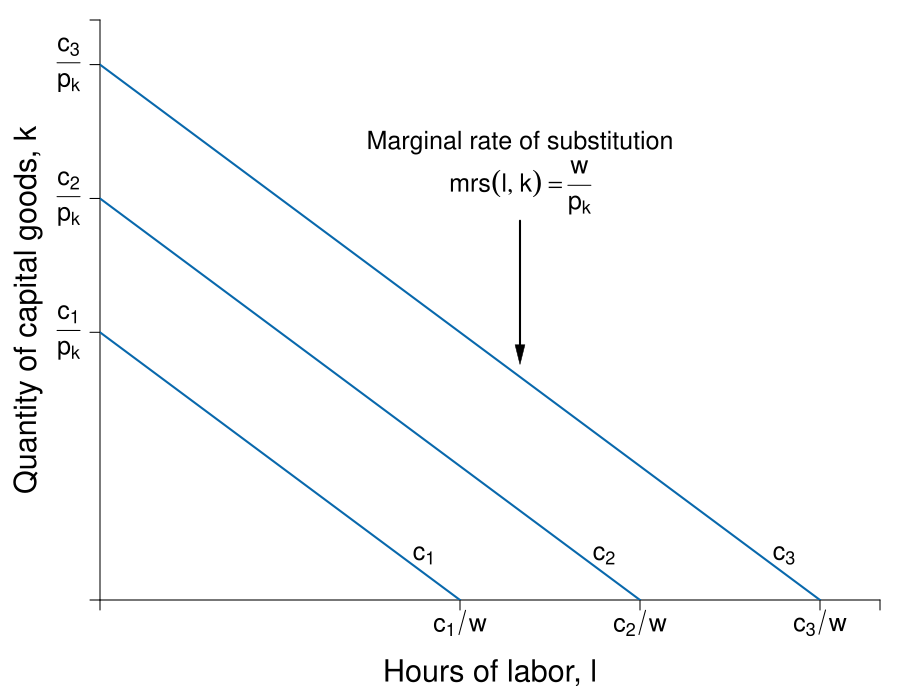

The script that saved this image:
require(shape)
pdf(file = "specprodexch/isocost_map.pdf", width = 9, height = 7)

#Set parameters for graphics
pointsize <- 1.8
axislabelsize <- 1.8
labelsize <- 1.5
namesize <- 1.8
annotatesize <- 1.5
graphlinewidth <- 2
segmentlinewidth <- 1.5

COL <- c("#7fc97f", "#beaed4", "#fdc086", "#ffff99", "#386cb0", "#f0027f", "#bf5b17", "#666666")
COLA <- c("#99d8c9","#66c2a4","#41ae76", "#238b45", "#005824")
COLB <- c("#4eb3d3", "#2b8cbe", "#0868ac","#084081")

#Edited the margins to cater for the larger LHS labels
par(mar =  c(5, 5, 1, 1))

isocost <- function(l, c = 10, w = 1, r = 1) {
  c - (w/r)*l
}


isoquant <- function(l, alpha = 0.5, x = 5) {
  (x / l^alpha)^(1/(1 - alpha))
}


xlims <- c(0, 13)
ylims <- c(0, 13)

npts <- 501 
x <- seq(xlims[1], xlims[2], length.out = npts)
y <- seq(ylims[1], ylims[2], length.out = npts) 
a <- c(13, 16.75, 19.25)

plot(0, 0, xlim = xlims, ylim = ylims, type = "n",
     xlab = expression(paste("")),
     ylab = expression(paste("")), 
     xaxt = "n", 
     yaxt = "n", 
     cex.lab = axislabelsize, 
     bty = "n",
     xaxs="i", 
     yaxs="i")

ticksy <- c(0, 6, 9, 12, ylims[2])
ylabels <- c(NA, expression(paste(frac(c[1], p[k]))), expression(paste(frac(c[2], p[k]))), expression(paste(frac(c[3], p[k]))), NA)
ticksx <- c(0, 6, 9, 12, xlims[2])
xlabels <- c(NA, expression(paste(c[1]/w)), expression(paste(c[2]/w)), expression(paste(c[3]/w)), NA)




axis(1, at = ticksx, pos = 0, labels = xlabels, cex.axis = labelsize)
axis(2, at = ticksy, pos = 0, labels = ylabels, las = 1, cex.axis = labelsize)

npts <- 500 
xx1 <- seq(xlims[1], xlims[2], length.out = npts)


lines(xx1, isocost(xx1, c = 6, w = 1, r = 1), col = COLB[3], lwd = graphlinewidth)
lines(xx1, isocost(xx1, c = 9, w = 1, r = 1), col = COLB[3], lwd = graphlinewidth)
lines(xx1, isocost(xx1, c = 12, w = 1, r = 1), col = COLB[3], lwd = graphlinewidth)


#Label the axes
mtext(expression(paste("Hours of labor, ", l)), side=1, line = 3.5, cex = axislabelsize)
text(-1.2, 0.5*ylims[2], expression(paste("Quantity of capital goods, ", k)), xpd = TRUE, cex = axislabelsize, srt = 90) 

#Label the price lines
text(5.4, 1, expression(paste(c[1])), cex = labelsize)
text(8.4, 1, expression(paste(c[2])),cex = labelsize)
text(11.4, 1, expression(paste(c[3])),cex = labelsize)


#Add mrs = mrt at i
text(7, 10.25, expression(paste("Marginal rate of substitution")), cex = labelsize)
text(7, 9.25, expression(paste(mrs(l,k)== frac(w,p[k]))), cex = labelsize)
Arrows(7, 8.5, 7, 5.5, col = "black", lty = 1, lwd = 2, arr.type = "triangle", arr.lwd = 0.5)

dev.off()
